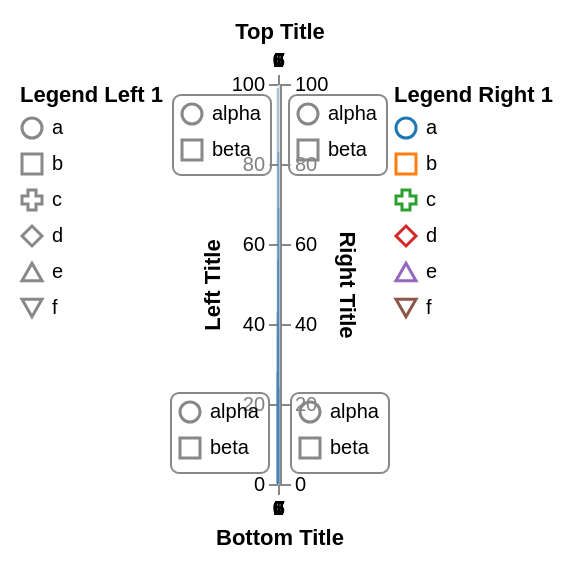

The specification (Vega-Lite) saved for this image:
### Vega specification from a JSON file in a GitHub repository (floating-point values rounded to 4 significant figures)
{"schema": {"language": "vega", "version": "3.0"}, "height": 200, "padding": 10, "signals": [{"name": "width", "update": "span(range('xscale'))"}, {"name": "cursor", "value": "default", "on": [{"events": {"marktype": "rect", "type": "mousedown"}, "update": {"value": "default"}}, {"events": {"marktype": "rect", "type": "mouseover"}, "update": {"value": "ew-resize"}}, {"events": {"marktype": "rect", "type": "mouseout"}, "update": {"value": "default"}}]}], "data": [{"name": "values", "values": [{"x": 0, "y": 28}, {"x": 1, "y": 43}, {"x": 2, "y": 99}, {"x": 3, "y": 56}, {"x": 4, "y": 38}, {"x": 5, "y": 83}, {"x": 6, "y": 69}, {"x": 7, "y": 24}]}], "scales": [{"name": "xscale", "type": "band", "bandSize": 40, "domain": {"data": "values", "field": "x"}}, {"name": "yscale", "type": "linear", "range": [{"signal": "height"}, 0], "domain": {"data": "values", "field": "y"}, "zero": true, "nice": true}, {"name": "shapeScale", "type": "ordinal", "domain": ["a", "b", "c", "d", "e", "f"], "range": ["circle", "square", "cross", "diamond", "triangle-up", "triangle-down"]}, {"name": "colorScale", "type": "ordinal", "domain": ["a", "b", "c", "d", "e", "f"], "scheme": "category10"}, {"name": "innerScale", "type": "ordinal", "domain": ["alpha", "beta"], "range": ["circle", "square"]}], "axes": [{"scale": "yscale", "orient": "left", "tickCount": 5, "grid": false, "domain": true, "title": "Left Title"}, {"scale": "yscale", "orient": "right", "tickCount": 5, "grid": true, "domain": true, "title": "Right Title"}, {"scale": "xscale", "orient": "top", "grid": false, "domain": true, "title": "Top Title"}, {"scale": "xscale", "orient": "bottom", "grid": true, "domain": true, "title": "Bottom Title"}], "legends": [{"shape": "shapeScale", "stroke": "colorScale", "title": "Legend Right 1"}, {"shape": "shapeScale", "orient": "left", "title": "Legend Left 1"}, {"shape": "innerScale", "orient": "top-left", "offset": 5, "padding": 4, "encode": {"legend": {"enter": {"fill": {"value": "#fff"}, "fillOpacity": {"value": 0.5}, "stroke": {"value": "#888"}, "cornerRadius": {"value": 4}}}}}, {"shape": "innerScale", "orient": "top-right", "offset": 5, "padding": 4, "encode": {"legend": {"enter": {"fill": {"value": "#fff"}, "fillOpacity": {"value": 0.5}, "stroke": {"value": "#888"}, "cornerRadius": {"value": 4}}}}}, {"shape": "innerScale", "orient": "bottom-left", "offset": 6, "padding": 4, "encode": {"legend": {"enter": {"fill": {"value": "#fff"}, "fillOpacity": {"value": 0.5}, "stroke": {"value": "#888"}, "cornerRadius": {"value": 4}}}}}, {"shape": "innerScale", "orient": "bottom-right", "interactive": true, "offset": 6, "padding": 4, "encode": {"legend": {"enter": {"cursor": {"value": "crosshair"}, "fill": {"value": "#fff"}, "fillOpacity": {"value": 0.5}, "stroke": {"value": "#888"}, "cornerRadius": {"value": 4}}, "update": {"stroke": {"value": "#888"}}, "hover": {"stroke": {"value": "#f8f"}}}}}], "marks": [{"type": "rect", "from": {"data": "values"}, "encode": {"enter": {"x": {"scale": "xscale", "field": "x"}, "width": {"scale": "xscale", "band": 1, "offset": -1}, "y": {"scale": "yscale", "field": "y"}, "y2": {"scale": "yscale", "value": 0}, "fill": {"value": "steelblue"}, "fillOpacity": {"value": 0.5}, "stroke": {"color": {"l": {"value": 50}, "a": {"value": 100}, "b": {"value": -20}}}, "cursor": {"value": "pointer"}}, "update": {"strokeWidth": {"value": 0}, "zindex": {"value": 0}}, "hover": {"strokeWidth": {"value": 5}, "zindex": {"value": 1}}}}]}
